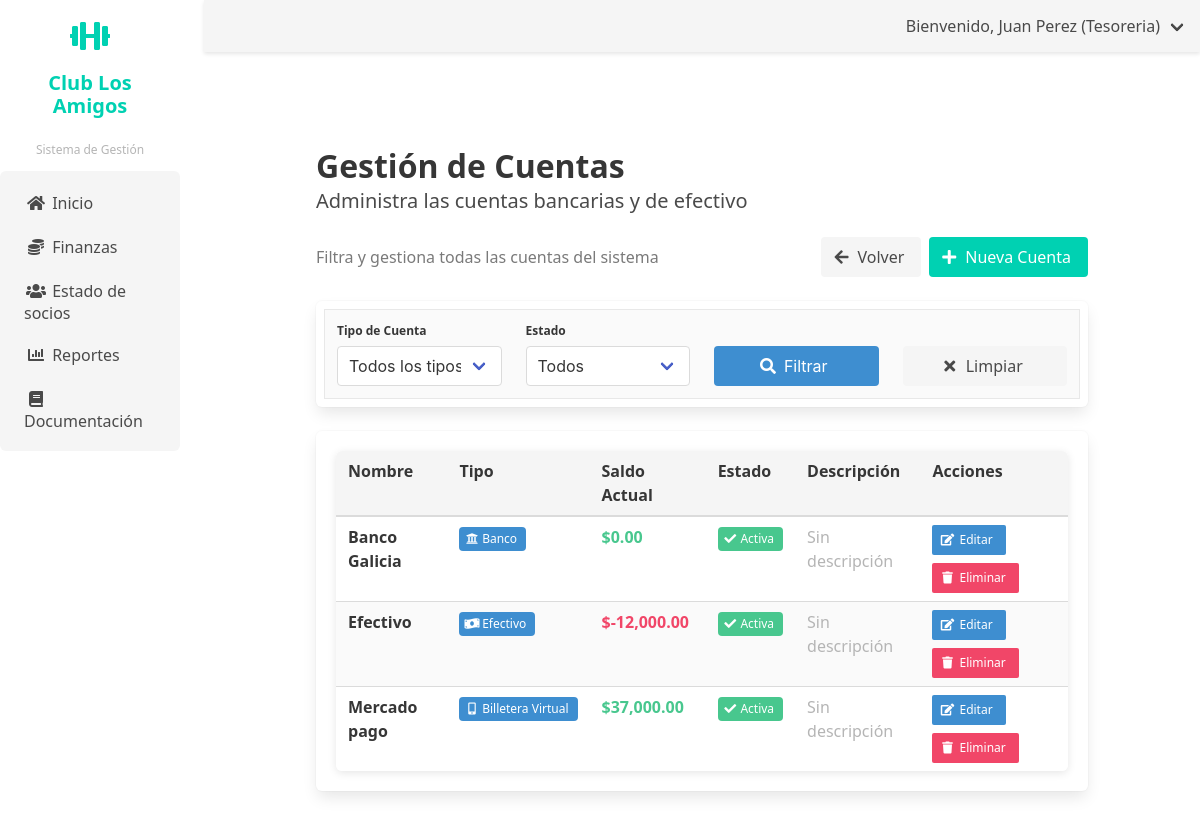
Page /finanzas/cuentas/ (signed in) on the committed database.
### finanzas/models.py (models this page shows, shortened)
class Cuenta(models.Model):
    TIPO_CUENTA_CHOICES = [
        ('EFECTIVO', 'Efectivo'),
        ('BANCO', 'Banco'),
        ('BILLETERA_VIRTUAL', 'Billetera Virtual'),
    ]
    nombre = models.CharField(max_length=100)
    tipo = models.CharField(max_length=20, choices=TIPO_CUENTA_CHOICES)
    saldo_actual = models.DecimalField(max_digits=12, decimal_places=2, default=0)
    descripcion = models.TextField(blank=True, null=True)
    activa = models.BooleanField(default=True)
    fecha_creacion = models.DateTimeField(auto_now_add=True)
    fecha_actualizacion = models.DateTimeField(auto_now=True)
    class Meta:
        verbose_name = 'Cuenta'
        verbose_name_plural = 'Cuentas'
        ordering = ['tipo', 'nombre']

### finanzas/views.py (the view)
# urls.py: path('cuentas/', views.lista_cuentas, name='lista_cuentas'),
@login_required
@tesorero_required
def lista_cuentas(request):
    cuentas = Cuenta.objects.all()
    tipo = request.GET.get('tipo')
    if tipo:
        cuentas = cuentas.filter(tipo=tipo)
    activa = request.GET.get('activa')
    if activa is not None:
        activa_bool = activa == '1'
        cuentas = cuentas.filter(activa=activa_bool)
    cuentas = cuentas.order_by('nombre')
    paginator = Paginator(cuentas, 20)
    page_number = request.GET.get('page')
    page_obj = paginator.get_page(page_number)
    return render(request, 'finanzas/lista_cuentas.html', {
        'page_obj': page_obj,
        'cuentas': page_obj,
        'tipo_filtro': tipo,
        'activa_filtro': activa
    })

### usuarios/context_processors.py (called while the page is built)
def user_role_context(request):
    if request.user.is_authenticated:
        user_groups = request.user.groups.all()
        if user_groups.filter(name='Coordinador').exists():
            user_role = 'Coordinador'
        elif user_groups.filter(name='Tesoreria').exists():
            user_role = 'Tesoreria'
        elif user_groups.filter(name='Comision').exists():
            user_role = 'Comision'
        elif user_groups.filter(name='Administrador').exists():
            user_role = 'Administrador'
        else:
            user_role = 'Default'
    else:
        user_role = 'Default'
    return {
        'user_role': user_role
    }

### finanzas/templates/finanzas/lista_cuentas.html (shortened to what this page needs)
{% extends 'usuarios/base_tesorero.html' %}
{% load humanize %}
{% load static %}
{% block content %}
<div class="container">
    <div class="section">
        <h1 class="title">Gestión de Cuentas</h1>
        <p class="subtitle">Administra las cuentas bancarias y de efectivo</p>
        <div class="level mb-5">
            <div class="level-left">
                <div class="level-item">
                    <p class="has-text-grey">Filtra y gestiona todas las cuentas del sistema</p>
                </div>
            </div>
            <div class="level-right">
                <div class="level-item">
                    <a href="{% url 'finanzas:dashboard' %}" class="button is-light mr-2">
                        <span class="icon">
                            <i class="fas fa-arrow-left"></i>
                        </span>
                        <span>Volver</span>
                    </a>
                    <a href="{% url 'finanzas:crear_cuenta' %}" class="button is-primary">
                        <span class="icon">
                            <i class="fas fa-plus"></i>
                        </span>
                        <span>Nueva Cuenta</span>
                    </a>
                </div>
            </div>
        </div>
        <div class="box">
            <form method="get" class="columns is-multiline">
                <div class="column is-3">
                    <div class="field">
                        <label class="label is-small">Tipo de Cuenta</label>
                        <div class="control">
                            <div class="select is-fullwidth">
                                <select name="tipo">
                                    <option value="">Todos los tipos</option>
                                </select>
                            </div>
                        </div>
                    </div>
                </div>
                <div class="column is-3">
                    <div class="field">
                        <label class="label is-small">Estado</label>
                        <div class="control">
                            <div class="select is-fullwidth">
                                <select name="activa">
                                    <option value="">Todos</option>
                                </select>
                            </div>
                        </div>
                    </div>
                </div>
                <div class="column is-3">
                    <div class="field">
                        <label class="label is-small">&nbsp;</label>
                        <div class="control">
                            <button type="submit" class="button is-info is-fullwidth">
                                <span class="icon">
                                    <i class="fas fa-search"></i>
                                </span>
                                <span>Filtrar</span>
                            </button>
                        </div>
                    </div>
                </div>
                <div class="column is-3">
                    <div class="field">
                        <label class="label is-small">&nbsp;</label>
                        <div class="control">
                            <a href="{% url 'finanzas:lista_cuentas' %}" class="button is-light is-fullwidth">
                                <span class="icon">
                                    <i class="fas fa-times"></i>
                                </span>
                                <span>Limpiar</span>
                            </a>
                        </div>
                    </div>
                </div>
            </form>
        </div>
        <div class="box">
            {% if cuentas %}
            <div class="table-container">
                <table class="table is-fullwidth is-striped is-hoverable">
                    <thead>
                        <tr>
                            <th>Nombre</th>
                            <th>Tipo</th>
                            <th>Saldo Actual</th>
                            <th>Estado</th>
                            <th>Descripción</th>
                            <th>Acciones</th>
                        </tr>
                    </thead>
                    <tbody>
                        {% for cuenta in cuentas %}
                        <tr>
                            <td>
                                <strong>{{ cuenta.nombre }}</strong>
                            </td>
                            <td>
                                <span class="tag is-info">
                                    {% if cuenta.tipo == 'EFECTIVO' %}
                                        <span class="icon is-small">
                                            <i class="fas fa-money-bill-wave"></i>
                                        </span>
                                        <span>Efectivo</span>
                                    {% elif cuenta.tipo == 'BANCO' %}
                                        <span class="icon is-small">
                                            <i class="fas fa-university"></i>
                                        </span>
                                        <span>Banco</span>
                                    {% elif cuenta.tipo == 'BILLETERA_VIRTUAL' %}
                                        <span class="icon is-small">
                                            <i class="fas fa-mobile-alt"></i>
                                        </span>
                                        <span>Billetera Virtual</span>
                                    {% endif %}
                                </span>
                            </td>
                            <td>
                                <span class="has-text-weight-bold {% if cuenta.saldo_actual >= 0 %}has-text-success{% else %}has-text-danger{% endif %}">
                                    ${{ cuenta.saldo_actual|intcomma }}
                                </span>
                            </td>
                            <td>
                                {% if cuenta.activa %}
                                    <span class="tag is-success">
                                        <span class="icon is-small">
                                            <i class="fas fa-check"></i>
                                        </span>
                                        <span>Activa</span>
                                    </span>
                                {% endif %}
                            </td>
                            <td>
                                {% if cuenta.descripcion %}
                                    <span class="has-text-grey">{{ cuenta.descripcion|truncatechars:50 }}</span>
                                {% else %}
                                    <span class="has-text-grey-light">Sin descripción</span>
                                {% endif %}
                            </td>
                            <td>
                                <div class="buttons are-small">
                                    <a href="{% url 'finanzas:editar_cuenta' cuenta.pk %}" class="button is-info">
                                        <span class="icon">
                                            <i class="fas fa-edit"></i>
                                        </span>
                                        <span>Editar</span>
                                    </a>
                                    <a href="{% url 'finanzas:eliminar_cuenta' cuenta.pk %}" class="button is-danger">
                                        <span class="icon">
                                            <i class="fas fa-trash"></i>
                                        </span>
                                        <span>Eliminar</span>
                                    </a>
                                </div>
                            </td>
                        </tr>
                        {% endfor %}
                    </tbody>
                </table>
            </div>
            {% endif %}
        </div>
    </div>
</div>
{% endblock %}

### templates/base.html (shortened to what this page needs)
{% load static %}
<!DOCTYPE html>
<html lang="es">
<head>
    <link rel="stylesheet" href="https://cdn.jsdelivr.net/npm/bulma@0.9.3/css/bulma.min.css">
    <link rel="stylesheet" href="https://cdnjs.cloudflare.com/ajax/libs/font-awesome/5.15.3/css/all.min.css">
    <link rel="stylesheet" href="{% static 'css/custom.css' %}">
</head>
<body>
    <div class="columns is-fullheight">
        <div class="column is-2 is-sidebar-menu">
            {% block sidebar_menu %}{% endblock %}
        </div>
        <div class="column">
            <nav class="navbar is-light" role="navigation" aria-label="main navigation">
                <div class="navbar-menu">
                    <div class="navbar-end">
                        {% if request.user.is_authenticated %}
                            <div class="navbar-item has-dropdown is-hoverable">
                                <a class="navbar-link">
                                    Bienvenido, {{ request.user.get_full_name }} ({{ request.user.groups.first.name }})
                                </a>
                            </div>
                        {% else %}
                            <div class="navbar-item">
                                <a class="button is-primary" href="{% url 'usuarios:login' %}">
                                    Iniciar sesión
                                </a>
                            </div>
                        {% endif %}
                    </div>
                </div>
            </nav>
            <div class="section">
                {% block content %}{% endblock %}
            </div>
        </div>
    </div>
</body>
</html>

### static/css/custom.css (style rules this page uses)
body { font-family: 'Segoe UI', Tahoma, Geneva, Verdana, sans-serif; }
.table-container { border-radius: 6px; overflow: hidden; box-shadow: 0 2px 8px rgba(0,0,0,0.1); }
.table th { background-color: #f5f5f5; font-weight: 600; color: #363636; }
.button { transition: all 0.2s ease; }
.field .label { font-weight: 600; color: #363636; }
.input, .select select, .textarea { border-radius: 4px; transition: border-color 0.2s ease, box-shadow 0.2s ease; }
.tag.is-success { background-color: #48c774; color: white; }
.tag.is-info { background-color: #3298dc; color: white; }
.navbar { box-shadow: 0 2px 4px rgba(0,0,0,0.1); }
.icon { display: inline-flex; align-items: center; justify-content: center; }
.buttons.are-small .button { margin-right: 0.25rem; }
.box form { background-color: #fafafa; border: 1px solid #e8e8e8; }
a { color: #3273dc; text-decoration: none; }
.container { max-width: 1200px; margin: 0 auto; padding: 0 1rem; }
.buttons .button { margin-right: 0.5rem; margin-bottom: 0.5rem; }
.columns.is-multiline { align-items: stretch; }

### rows in the picture
Cuenta: nombre "Banco Galicia", tipo "BANCO" (drawn), saldo_actual "0.00", activa True (drawn), descripcion "Sin descripción"
Cuenta: nombre "Efectivo", tipo "EFECTIVO" (drawn), saldo_actual "-12,000.00", activa True (drawn), descripcion "Sin descripción"
Cuenta: nombre "Mercado pago", shows "Billetera Virtual", saldo_actual "37,000.00", activa True (drawn), descripcion "Sin descripción"

### other values in the picture
{{ request.user.get_full_name }} "Juan Perez"
{{ request.user.groups.first.name }} "Tesoreria"
